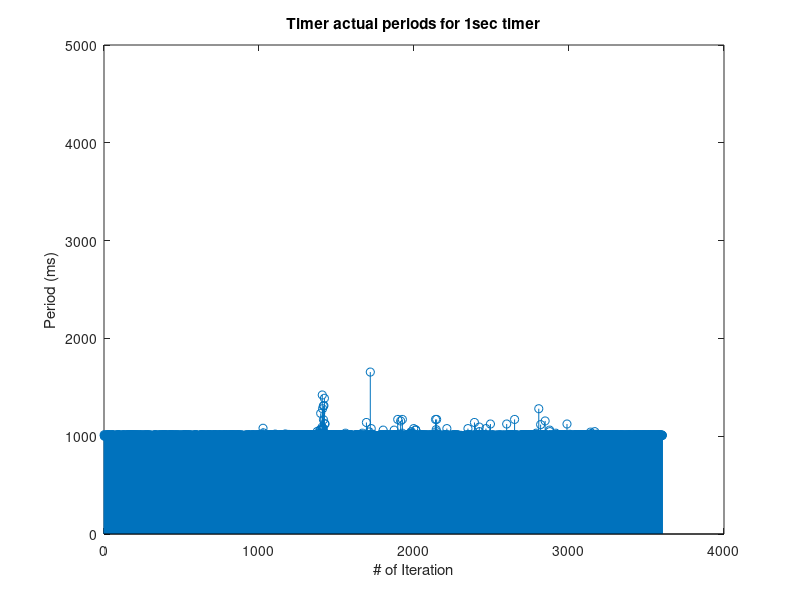
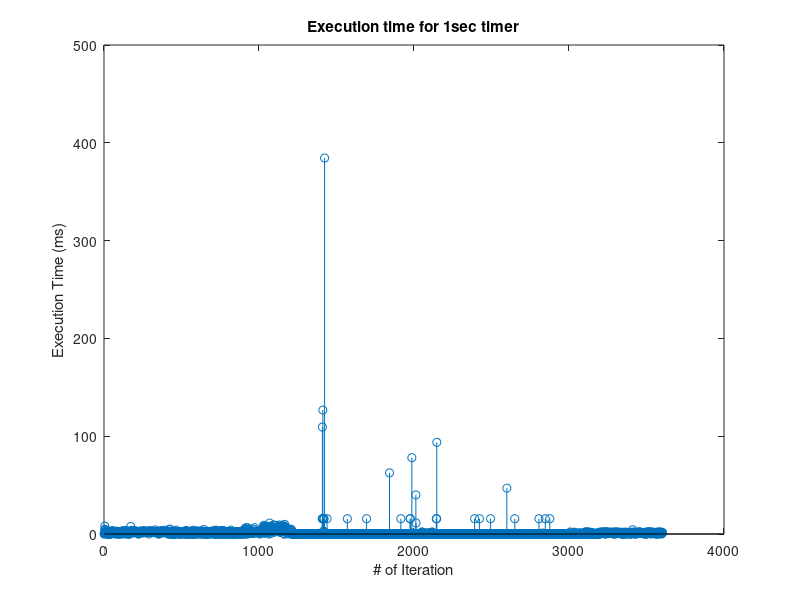
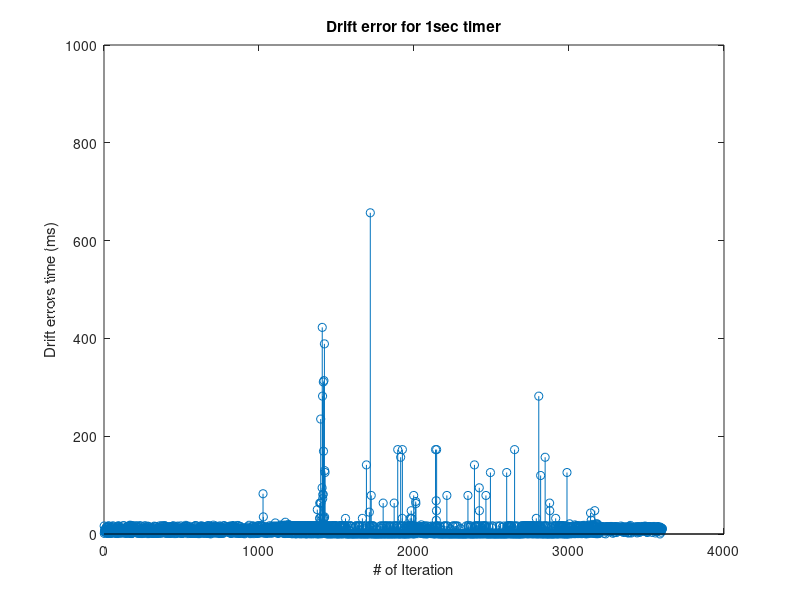

Recreate these plots in MATLAB, in order.
% This script created to plot the simulation data for ms timer

% Author: Tzouvaras Evangelos
% Email: tzouevan@ece.auth.gr

%% Clear variables and command window
clear;
clc;

%% Load the data from .txt file
periods = load('Periods_measurement_1sec.txt')/1000;
execution_times = load('Execution_times_1sec.txt')/1000;
drift_errors = load('Drift_error_1sec.txt')/1000;

%% Plot data period
for i=1:length(periods)
    num_iterations(i) = i;
end

figure;
stem(num_iterations, periods);
xlabel('# of Iteration'); 
ylabel('Period (ms)');
ylim([0 5000]);
title('Timer actual periods for 1sec timer');

%% Plot execution times
for i=1:length(execution_times)
    num_iterations(i) = i;
end
figure;
stem(num_iterations, execution_times);
xlabel('# of Iteration'); 
ylabel('Execution Time (ms)');
ylim([0 500]);
title('Execution time for 1sec timer');

%% Plot drift error
for i=1:length(drift_errors)
    num_iterations(i) = i;
end
figure;
stem(num_iterations, drift_errors);
xlabel('# of Iteration'); 
ylabel('Drift errors time (ms)');
ylim([0 1000]);
title('Drift error for 1sec timer');

%% Calculate the mean values
mean_period = mean(periods);
mean_execution_time = mean(execution_times);
mean_drift_error = mean(drift_errors);
fprintf('\n\n=============================================================');
fprintf('\nMean Period(ms):%d', mean_period);
fprintf('\nMean Execution Time(ms):%d', mean_execution_time);
fprintf('\nMean Drift Error(ms):%d', mean_drift_error);
fprintf('\n=============================================================');

